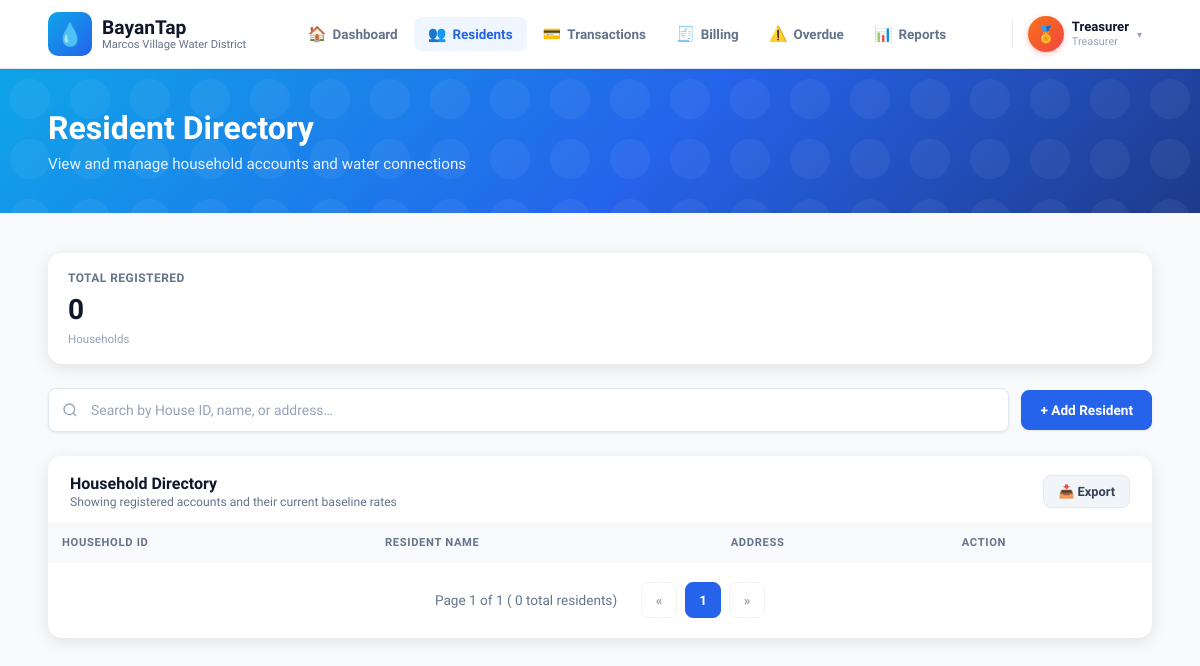
Page /residents.php (signed in) on the earlier database version.
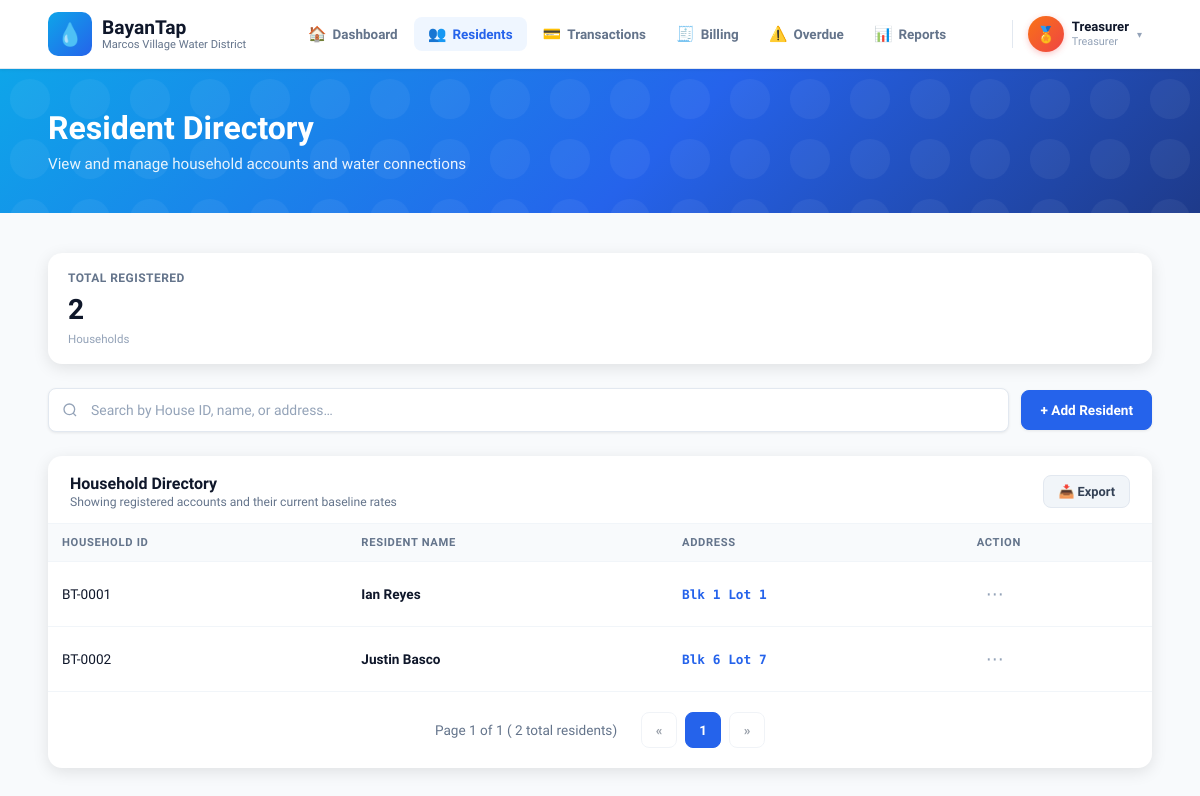
Same page on the later database version.
### tables this page shows
CREATE TABLE `residents` (
  `id` int(11) NOT NULL,
  `household_id` varchar(20) DEFAULT NULL,
  `block_no` varchar(20) NOT NULL,
  `lot_no` varchar(20) NOT NULL,
  `full_name` varchar(100) NOT NULL,
  `initial_meter` int(11) DEFAULT 0,
  `monthly_rate` decimal(10,2) DEFAULT 0.00,
  `contact_number` varchar(30) DEFAULT NULL,
  `email` varchar(255) DEFAULT NULL,
  `status` enum('paid','unpaid','pending','started') DEFAULT 'unpaid',
  `access_token` varchar(64) DEFAULT NULL,
  `created_at` timestamp NOT NULL DEFAULT current_timestamp()
);

### residents.php (the view, shortened to what the changed rows need)
<?php
require_once 'db_connect.php';
$where_clauses = ["1=1"];
$params = [];
$where_sql = implode(' AND ', $where_clauses);
$resStatsStmt = $pdo->prepare("
    SELECT
        COUNT(*) AS total_res,
        AVG(monthly_rate) AS avg_rate,
        SUM(CASE WHEN status != 'unpaid' THEN 1 ELSE 0 END) AS active_res
    FROM residents
    WHERE $where_sql
");
$resStatsStmt->execute($params);
$resStats = $resStatsStmt->fetch(PDO::FETCH_ASSOC);
$raw_total_res = $resStats['total_res'] ?? 0;
$total_res = number_format($raw_total_res);
$limit = 10;
$total_pages = max(1, ceil($raw_total_res / $limit));
$page = isset($_GET['page']) ? (int) $_GET['page'] : 1;
$page = max(1, min($page, $total_pages));
$offset = ($page - 1) * $limit;
?>
<!DOCTYPE html>
<html lang="en">
<head>
  <link rel="stylesheet" href="dashboard.css?v=4">
  <link rel="stylesheet" href="CSS/residents.css">
</head>
<body>
  <?php $current_page = 'residents'; include 'navbar.php'; ?>
  <div class="page-header">
    <div class="page-title-section">
      <h1 class="page-title">Resident Directory</h1>
    </div>
  </div>
  <div class="main">
    <div class="summary-grid">
      <div class="summary-card">
        <div class="summary-label">Total Registered</div>
        <div class="summary-value">
          <?= $total_res ?>
        </div>
        <div class="summary-sub">Households</div>
      </div>
    </div>
    <div class="table-card">
      <div class="table-card-header">
        <div class="table-card-header-title">
          <h2>Household Directory</h2>
        </div>
      </div>
      <div class="table-wrap">
        <table>
          <thead>
            <tr>
              <th>Household ID</th>
              <th>Resident Name</th>
              <th>Address</th>
              <th>Action</th>
            </tr>
          </thead>
          <tbody>
            <?php
            require_once 'db_connect.php';
            $stmtRes = $pdo->prepare("SELECT * FROM residents WHERE $where_sql ORDER BY full_name ASC LIMIT " . (int) $limit . " OFFSET " . (int) $offset);
            $stmtRes->execute($params);
            while ($tx = $stmtRes->fetch()):
              ?>
              <tr data-id="<?= $tx['id'] ?>"
                  data-hh-id="<?= htmlspecialchars($tx['household_id'] ?? '') ?>"
                  data-token="<?= htmlspecialchars($tx['access_token'] ?? '') ?>"
                  data-full-name="<?= htmlspecialchars($tx['full_name'] ?? '') ?>"
                  data-block="<?= htmlspecialchars($tx['block_no'] ?? '') ?>"
                  data-lot="<?= htmlspecialchars($tx['lot_no'] ?? '') ?>"
                  data-contact="<?= htmlspecialchars($tx['contact_number'] ?? '') ?>"
                  data-email="<?= htmlspecialchars($tx['email'] ?? '') ?>"
                  data-rate="<?= htmlspecialchars($tx['monthly_rate'] ?? 0) ?>"
                  data-status="<?= htmlspecialchars($tx['status'] ?? 'unpaid') ?>">
                <td>
                  <div class="hh-id-pill">
                    <?= htmlspecialchars($tx['household_id'] ?? 'N/A') ?>
                  </div>
                </td>
                <td>
                  <div class="tx-date">
                    <?= htmlspecialchars($tx['full_name']) ?>
                  </div>
                </td>
                <td><span class="tx-ref">
                    <?= htmlspecialchars($tx['block_no'] . ' ' . $tx['lot_no']) ?>
                  </span></td>
                <td class="action-cell">
                  <button class="action-btn" title="Actions" onclick="toggleMenu(this)"
                    data-id="<?= $tx['id'] ?>">⋯</button>
                </td>
              </tr>
              <?php
            endwhile; ?>
          </tbody>
        </table>
      </div>
      <div class="pagination">
        <span class="pagination-info">Page
          <?= $page ?> of
          <?= $total_pages ?> (
          <?= number_format($raw_total_res) ?>
          total residents)
        </span>
        <?php if ($page > 1): ?>
          <a href="?page=<?= $page - 1 ?>" class="pagination-btn"
            style="text-decoration: none; display: inline-flex; align-items: center; justify-content: center;">«</a>
          <?php
        else: ?>
          <button class="pagination-btn" disabled>«</button>
          <?php
        endif; ?>
        <?php
        $start_page = max(1, $page - 2);
        $end_page = min($total_pages, $page + 2);
        for ($i = $start_page; $i <= $end_page; $i++) {
          if ($i == $page) {
            echo '<button class="pagination-btn active">' . $i . '</button>';
          } else {
            echo '<a href="?page=' . $i . '" class="pagination-btn" style="text-decoration: none; display: inline-flex; align-items: center; justify-content: center;">' . $i . '</a>';
          }
        }
        ?>
        <?php if ($page < $total_pages): ?>
          <a href="?page=<?= $page + 1 ?>" class="pagination-btn"
            style="text-decoration: none; display: inline-flex; align-items: center; justify-content: center;">»</a>
          <?php
        else: ?>
          <button class="pagination-btn" disabled>»</button>
          <?php
        endif; ?>
      </div>
    </div>
  </div>
</body>
</html>

Differences in the rows shown:
added residents: household "BT-0001", full_name "Ian Reyes", block_no+lot_no "Blk 1 Lot 1"
added residents: household "BT-0002", full_name "Justin Basco", block_no+lot_no "Blk 6 Lot 7"
Other differences:
$total_res: "0" → "2"
$raw_total_res: "0" → "2"
